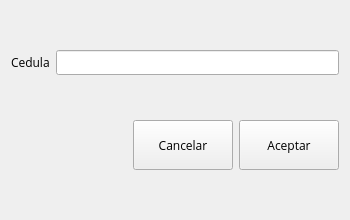
<?xml version="1.0" encoding="UTF-8"?>
<ui version="4.0">
 <class>Form</class>
 <widget class="QWidget" name="Form">
  <property name="geometry">
   <rect>
    <x>0</x>
    <y>0</y>
    <width>350</width>
    <height>220</height>
   </rect>
  </property>
  <property name="minimumSize">
   <size>
    <width>350</width>
    <height>220</height>
   </size>
  </property>
  <property name="maximumSize">
   <size>
    <width>350</width>
    <height>220</height>
   </size>
  </property>
  <property name="font">
   <font>
    <family>Open Sans</family>
   </font>
  </property>
  <property name="windowTitle">
   <string>Eliminar Usuario</string>
  </property>
  <layout class="QVBoxLayout" name="verticalLayout">
   <item>
    <layout class="QHBoxLayout" name="horizontalLayout_3">
     <property name="spacing">
      <number>6</number>
     </property>
     <item>
      <widget class="QLabel" name="label_1">
       <property name="text">
        <string>Cedula</string>
       </property>
      </widget>
     </item>
     <item>
      <widget class="QLineEdit" name="lineEditNombre">
       <property name="minimumSize">
        <size>
         <width>0</width>
         <height>0</height>
        </size>
       </property>
      </widget>
     </item>
    </layout>
   </item>
   <item>
    <layout class="QHBoxLayout" name="horizontalLayout" stretch="0,0,0">
     <property name="sizeConstraint">
      <enum>QLayout::SetDefaultConstraint</enum>
     </property>
     <property name="topMargin">
      <number>0</number>
     </property>
     <item>
      <spacer name="horizontalSpacer">
       <property name="orientation">
        <enum>Qt::Horizontal</enum>
       </property>
       <property name="sizeHint" stdset="0">
        <size>
         <width>40</width>
         <height>20</height>
        </size>
       </property>
      </spacer>
     </item>
     <item>
      <widget class="QPushButton" name="buttonCancel">
       <property name="minimumSize">
        <size>
         <width>100</width>
         <height>50</height>
        </size>
       </property>
       <property name="maximumSize">
        <size>
         <width>100</width>
         <height>50</height>
        </size>
       </property>
       <property name="text">
        <string>Cancelar</string>
       </property>
      </widget>
     </item>
     <item>
      <widget class="QPushButton" name="buttonAccept">
       <property name="minimumSize">
        <size>
         <width>100</width>
         <height>50</height>
        </size>
       </property>
       <property name="maximumSize">
        <size>
         <width>100</width>
         <height>50</height>
        </size>
       </property>
       <property name="text">
        <string>Aceptar</string>
       </property>
      </widget>
     </item>
    </layout>
   </item>
  </layout>
 </widget>
 <resources/>
 <connections/>
</ui>
